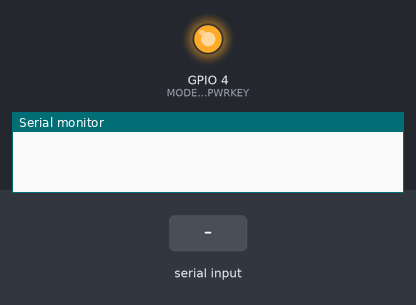
Simulated run of this sketch. Board: ESP32. Parts: output pins drawn as LEDs (lit = HIGH), the last lines printed to the serial monitor. The test bench sets the inputs (shaded band). The modem accepts every AT command (registered, SIM ready, sends succeed) and sends nothing else.

Above: at 2.1 s.
At 15.8 s:
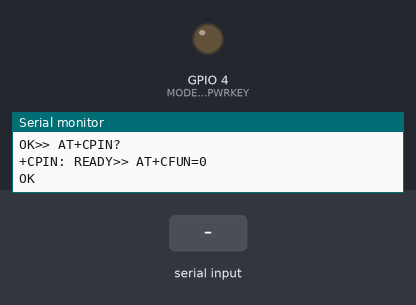
15.9 s: "1" received over the second serial link
Timing chart, 0 to 18.9 s (numbered marks = the images above; inputs shaded):
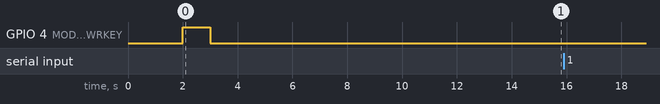

The sketch:

MQTT_test.ino
```cpp
#include <HardwareSerial.h>

HardwareSerial modemSerial(1);

#define MODEM_RX 16
#define MODEM_TX 17
#define MODEM_PWRKEY 4

const char* mqtt_broker_ip = "IP_SERVER";
const char* mqtt_topic = "ubi/campers";

void powerOnModem() {
  pinMode(MODEM_PWRKEY, OUTPUT);
  digitalWrite(MODEM_PWRKEY, LOW);
  delay(1000);
  digitalWrite(MODEM_PWRKEY, HIGH);
  delay(1000);
  digitalWrite(MODEM_PWRKEY, LOW);
  delay(10000);
}

bool sendAT(String cmd, String expected = "OK", int timeout = 8000) {
  Serial.println(">> " + cmd);
  modemSerial.println(cmd);
  String resp = "";
  unsigned long start = millis();

  while (millis() - start < timeout) {
    while (modemSerial.available()) {
      char c = modemSerial.read();
      resp += c;
      Serial.write(c);
      if (resp.indexOf(expected) != -1) return true;
    }
  }

  Serial.println("❌ No se obtuvo respuesta esperada");
  return false;
}

bool waitForCREG() {
  for (int i = 0; i < 10; i++) {
    if (sendAT("AT+CREG?", "+CREG: 0,1") || sendAT("AT+CREG?", "+CREG: 0,5"))
      return true;
    delay(3000);
  }
  return false;
}

bool conectarRed() {
  sendAT("AT+CFUN=0", "OK", 5000);
  delay(3000);
  sendAT("AT+CGDCONT=1,\"IP\",\"comgate.m2m\"");
  sendAT("AT+CGAUTH=1,1,\"davantel\",\"davantel\"");
  sendAT("AT+CFUN=1", "OK", 5000);
  delay(5000);
  sendAT("AT+COPS=0", "OK", 10000);
  return waitForCREG() && sendAT("AT+CGATT=1");
}

bool iniciarMQTT() {
  sendAT("AT+CMQTTSTOP", "OK", 3000);
  delay(500);
  if (!sendAT("AT+CMQTTSTART")) return false;
  delay(500);
  if (!sendAT("AT+CMQTTACCQ=0,\"ESP32TEST\"")) return false;

  return sendAT("AT+CMQTTCONNECT=0,\"tcp://" + String(mqtt_broker_ip) + ":PUERTO\",60,1,\"USUARIO\",\"CONTRASEÑA\"", "OK", 10000);
}

bool publicarMQTT(String payload) {
  if (!sendAT("AT+CMQTTTOPIC=0," + String(strlen(mqtt_topic)), ">", 3000)) return false;
  modemSerial.print(mqtt_topic);
  delay(300);

  if (!sendAT("AT+CMQTTPAYLOAD=0," + String(payload.length()), ">", 3000)) return false;
  modemSerial.print(payload);
  delay(300);

  return sendAT("AT+CMQTTPUB=0,1,60", "+CMQTTPUB: 0,0", 5000);
}

void setup() {
  Serial.begin(115200);
  modemSerial.begin(115200, SERIAL_8N1, MODEM_RX, MODEM_TX);
  delay(1000);

  powerOnModem();
  delay(2000);

  if (!sendAT("AT") || !sendAT("AT+CPIN?", "+CPIN: READY")) {
    Serial.println("Error: SIM no lista");
    return;
  }

  if (conectarRed()) {
    Serial.println("Conectado a la red móvil");

    if (iniciarMQTT()) {
      Serial.println("📡 MQTT iniciado correctamente");

      if (publicarMQTT("Mensaje de prueba desde ESP32")) {
        Serial.println("Mensaje MQTT publicado");
      } else {
        Serial.println("Fallo al publicar");
      }

      sendAT("AT+CMQTTDISC=0,60");
      sendAT("AT+CMQTTREL=0");
      sendAT("AT+CMQTTSTOP");
    } else {
      Serial.println("Fallo al iniciar MQTT");
    }
  } else {
    Serial.println("No se pudo conectar a red móvil");
  }
}

void loop() {}
```
